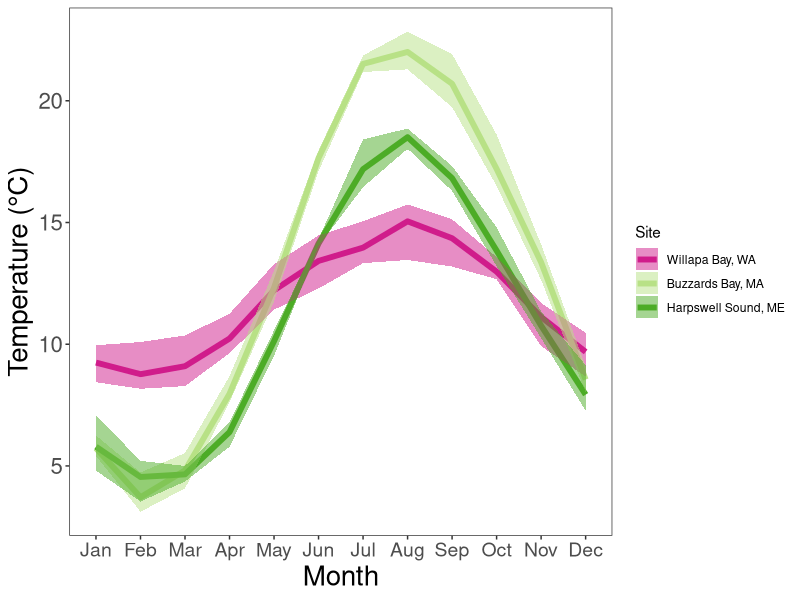

Write the R code that produced this figure.
#!/usr/bin/env Rscript

library(data.table)
library(ggplot2)

site_cols = c("#d01c8b", "#b8e186", "#4dac26")

data = fread("Cm-SG-ICB_2021-2024.csv")

dat = data[,.(mean=mean(Mean), min = min(Mean), max = max(Mean)), by = .(Site, Month)]

dat$Month = as.character(dat$Month)
dat$Month = ordered(dat$Month, levels = c("1","2","3","4","5","6","7","8","9","10","11","12"), labels = c("Jan","Feb","Mar","Apr","May","Jun","Jul","Aug","Sep","Oct","Nov","Dec"))

dat$Site = ordered(dat$Site, levels = c("WA", "MA", "ME"), labels = c("Willapa Bay, WA", "Buzzards Bay, MA", "Harpswell Sound, ME"))

SST_plot = ggplot(dat, aes(x=Month, y=mean, group = Site)) +
 geom_path(aes(color = Site), linewidth = 2) +
 geom_ribbon(aes(x = Month, ymin = min, ymax = max, fill = Site), alpha = 0.5) +
 theme_bw() +
 scale_color_manual(values = site_cols) +
 scale_fill_manual(values = site_cols) +
 theme(axis.title.y = element_text(size=20, angle = 90), axis.text.y  = element_text(size=16), axis.text.x  = element_text(size=14)) +
 theme(axis.title.x = element_text(size=20)) +
 theme(panel.grid.major = element_blank(), panel.grid.minor = element_blank()) +
# theme(legend.position="none") +
 ylab("Temperature (°C)")

print(SST_plot)

